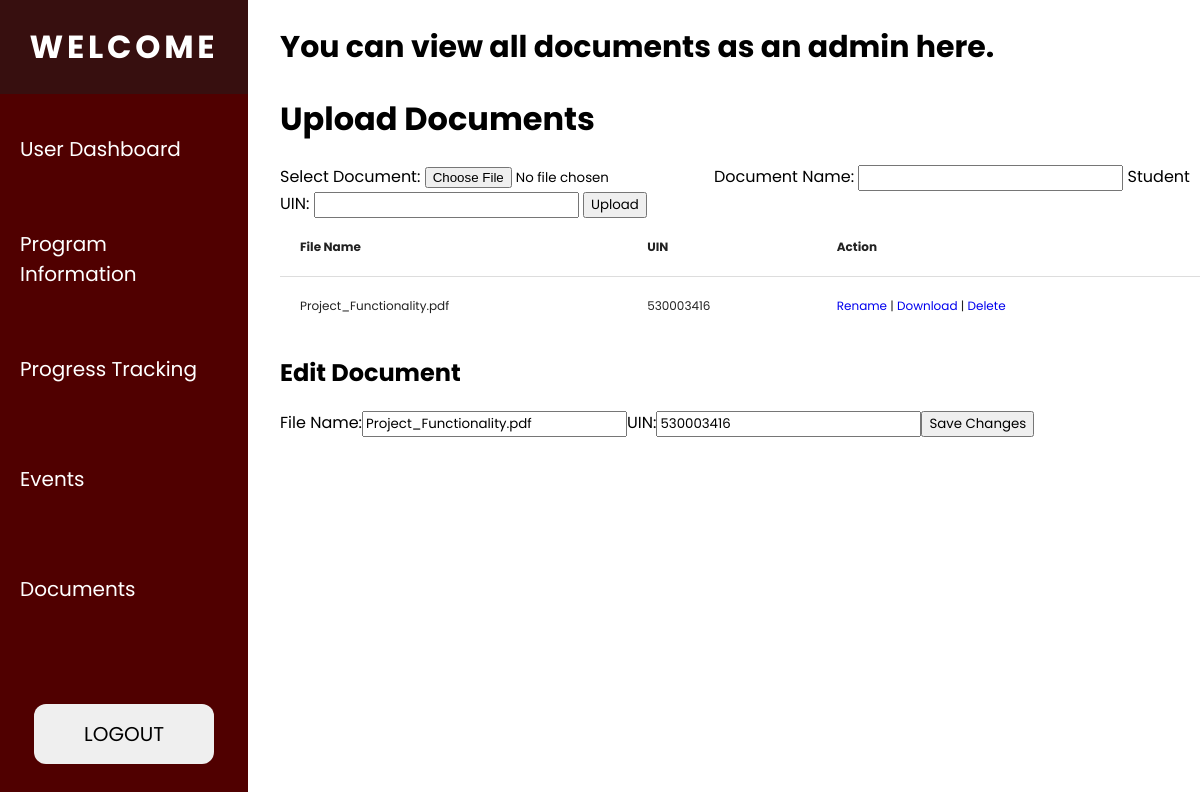
Screenshot of /pages/documents_admin.php?action=edit&id=1 (signed in) with the database file from the repository.
### tables this page shows
CREATE TABLE `documents` (
  `id` int(11) NOT NULL,
  `file_name` varchar(255) NOT NULL,
  `file` mediumblob NOT NULL,
  `UIN` int(11) NOT NULL
);

### pages/documents_admin.php (the view, shortened to what this page needs)
<?php include '../assets/user_admin_header.php';
include '../assets/navbar.php';
?>
<div class="main-container margin-left-280">
    <h2> You can view all documents as an admin here.</h2>
</div>
<div class="margin-left-280">
    <h1>Upload Documents</h1>
    <form action="<?php echo htmlspecialchars($_SERVER['PHP_SELF']); ?>" method="post" enctype="multipart/form-data">
    <label for="file">Select Document:</label>
    <input type="file" id="file" name="file" required>
    <label for="name">Document Name:</label>
    <input type="text" id="name" name="name" required>
    <label for="name">Student UIN:</label>
    <input type="text" id="uin" name="uin" required>
    <input type="submit" value="Upload">
    </form>
</div>
<div class="margin-left-280">
<?php
  $con = mysqli_connect('localhost', 'root', '', 'cybersecdata');
  $sql = "SELECT * FROM documents";
  $result = mysqli_query($con, $sql);
  if (mysqli_num_rows($result) > 0) {
    echo '<table>';
    echo '<thead>';
    echo '<tr><th>File Name</th><th>UIN</th><th>Action</th></tr>';
    echo '</thead>';
    echo '<tbody>';
    while ($row = mysqli_fetch_assoc($result)) {
      $id = $row['id'];
      $fileName = $row['file_name'];
      $uin = $row['UIN'];
      echo "<tr>";
      echo "<td>$fileName</td>";
      echo "<td>$uin</td>";
      echo "<td>";
      echo "<a href='?action=edit&id=$id'>Rename</a> | ";
      echo "<a href='?action=download&id=$id'>Download</a> | ";
      echo "<a href='?action=delete&id=$id' onclick='return confirm(\"Are you sure you want to delete?\")'>Delete</a>";
      echo "</td>";
      echo "</tr>";
    }
    echo '</tbody>';
    echo '</table>';
  } else {
    echo '<p>No documents found.</p>';
  }
    if (isset($_GET['action']) && $_GET['action'] === 'edit') {
        if (isset($_GET['id']) && is_numeric($_GET['id'])) {
        $id = $_GET['id'];
        $sql = "SELECT file_name, uin FROM documents WHERE id = ?";
        $stmt = mysqli_prepare($con, $sql);
        mysqli_stmt_bind_param($stmt, 'i', $id);
        mysqli_stmt_execute($stmt);
        $result = mysqli_stmt_get_result($stmt);
        if (mysqli_num_rows($result) > 0) {
            $row = mysqli_fetch_assoc($result);
            $fileName = $row['file_name'];
            $uin = $row['uin'];
        } else {
            echo '<p>Document not found.</p>';
            exit;
        }
        echo '<h2>Edit Document</h2>';
        echo '<form action="?action=update&id=' . $id . '" method="post">';
        echo '<label for="file_name">File Name:</label>';
        echo '<input type="text" id="file_name" name="file_name" value="' . $fileName . '" required>';
        echo '<label for="uin">UIN:</label>';
        echo '<input type="text" id="uin" name="uin" value="' . $uin . '" required>';
        echo '<input type="submit" value="Save Changes">';
        echo '</form>';
        } else {
        echo '<p>Invalid document ID.</p>';
        }
    }
  ?>
</div>

### css/navbar.css (style rules this page uses)
body { margin: 0; padding: 0; font-family: 'Poppins', sans-serif; }

### css/modal.css (style rules this page uses)
* { font-family: 'Poppins', sans-serif; }

### css/style.css (style rules this page uses)
.main-container { margin: 0; padding: 0; font-family: 'Poppins', sans-serif; font-size: 20px; color: black; }
.margin-left-280 { margin-left: 280px; }
a { text-decoration: none; }
table { border-collapse: collapse; width: 100%; }
td, th { text-align: left; font-size: 12px; background-color: white; padding: 20px; color: #222222; }
th { border-bottom: 1px solid #ddd; }

### rows the page displays
documents: file_name "Project_Functionality.pdf", UIN "530003416", uin "530003416"
